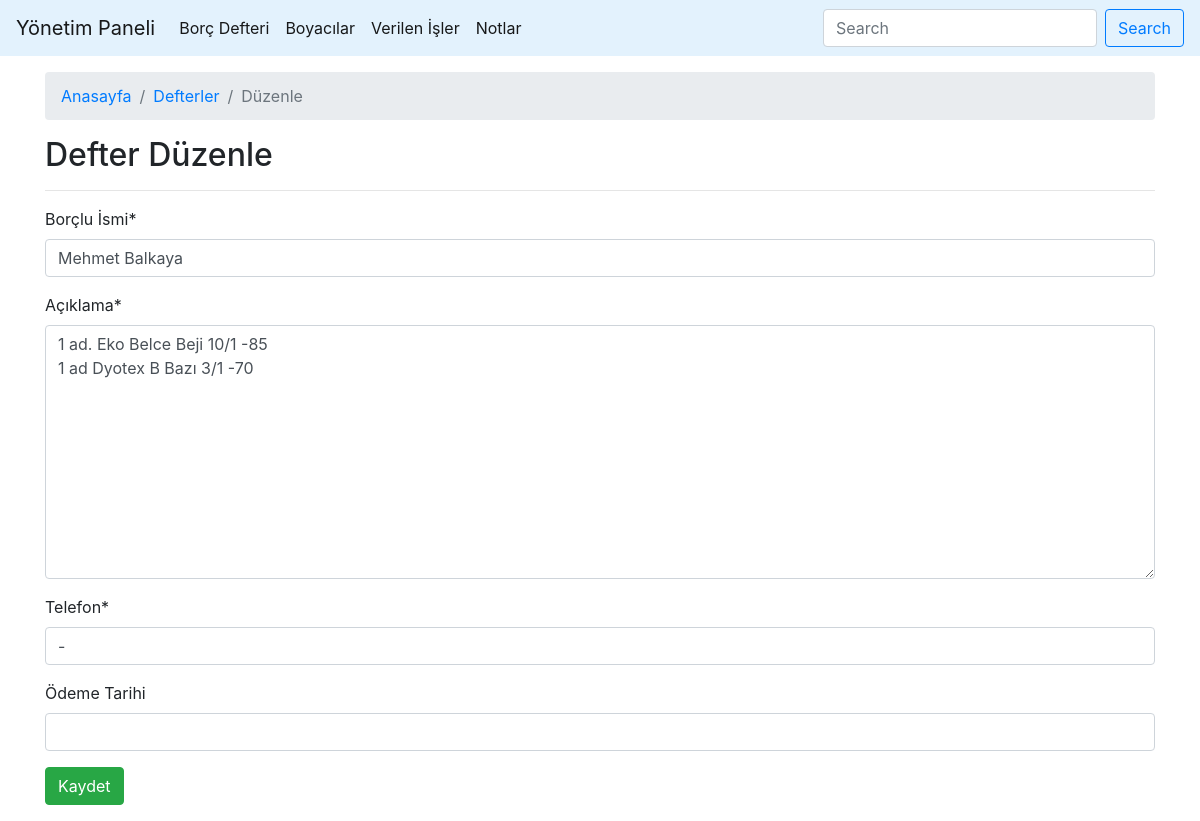
/defter/13/duzenle/, run on an earlier commit of the app's database.
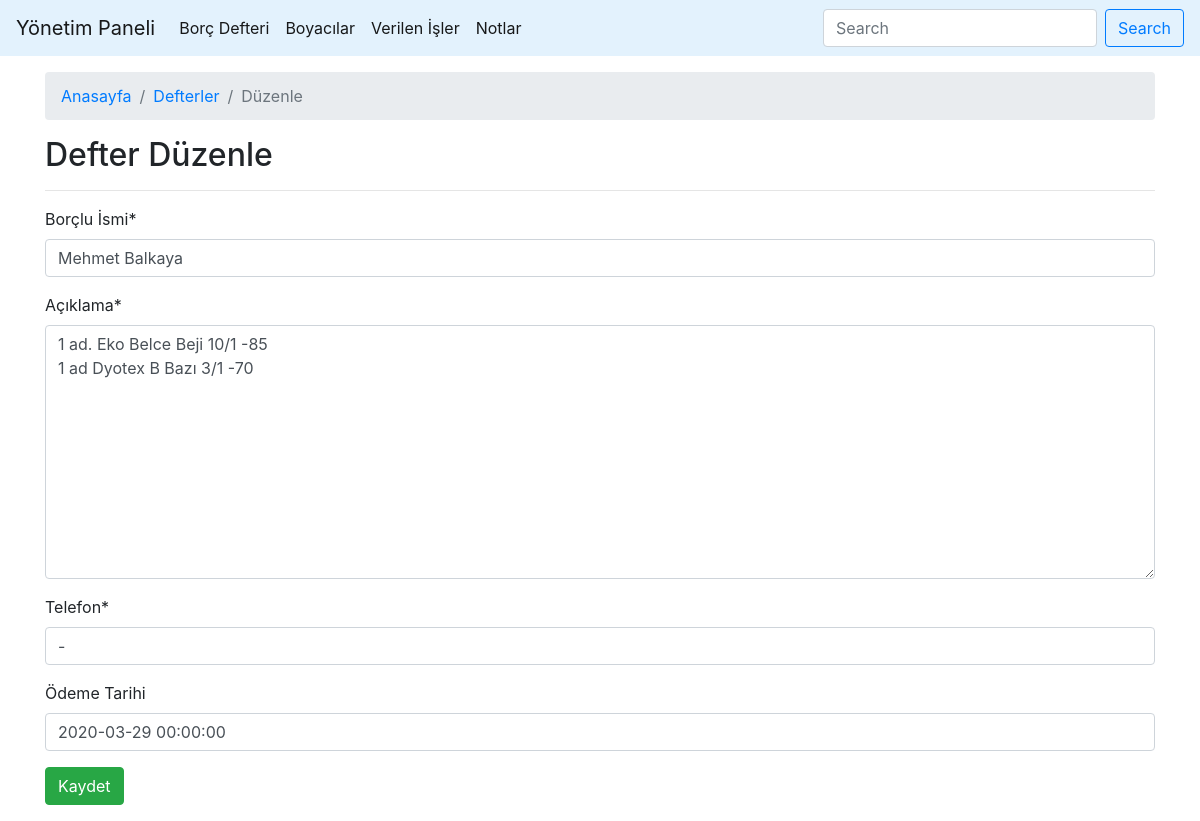
And on a later commit of the database.
### boya/models.py (models this page shows, shortened)
class BorcDefteri(models.Model):
    borclu_isim = models.CharField(max_length=100, verbose_name="Borçlu İsmi")
    borclu_telefon = models.CharField(max_length=11, verbose_name="Telefon")
    borclu_aciklama = models.TextField(verbose_name="Açıklama")
    borc_baslangic = models.DateTimeField(auto_now_add=True)
    borc_son_odeme = models.DateTimeField(blank=True, null=True, verbose_name="Ödeme Tarihi")
    class Meta:
        verbose_name = "Borç Defteri"
        verbose_name_plural = "Borç Defteri"

### boya/views.py (the view)
# urls.py: path('defter/<id>/duzenle/', views.borc_defteri_duzenle, name="defter_duzenle"),
def borc_defteri_duzenle(request, id):
    defter = BorcDefteri.objects.get(id=id)
    if request.method == "POST":
        forms = DefterEkleForm(request.POST, instance=defter)
        if forms.is_valid():
            forms.save()
            return redirect("defter")
    else:
        forms = DefterEkleForm(instance=defter)
    return render(request, 'borc_defteri_duzenle.html', {'forms':forms})

### boya/forms.py
class DefterEkleForm(forms.ModelForm):
    class Meta:
        model = BorcDefteri
        fields = ('borclu_isim', 'borclu_aciklama', 'borclu_telefon', 'borc_son_odeme',)

### templates/borc_defteri_duzenle.html (shortened to what this page needs)
{% extends "base.html" %}
{% load crispy_forms_tags %}
{% block content %}
<div class="container mt-3">
    <nav aria-label="breadcrumb">
        <ol class="breadcrumb">
          <li class="breadcrumb-item"><a href="/">Anasayfa</a></li>
          <li class="breadcrumb-item"><a href="{% url 'defter' %}">Defterler</a></li>
          <li class="breadcrumb-item active" aria-current="page">Düzenle</li>
        </ol>
    </nav>
    <h2>Defter Düzenle</h2>
    <hr>
    <form method="post" novalidate>
        {{forms|crispy}}
        <button type="submit" class="btn btn-success">Kaydet</button>
    </form>
</div>
{% endblock content %}

What changed in the data, as far as the page shows it:
changed BorcDefteri "Mehmet Balkaya": borc_son_odeme (not shown) → "2020-03-29 00:00:00"
